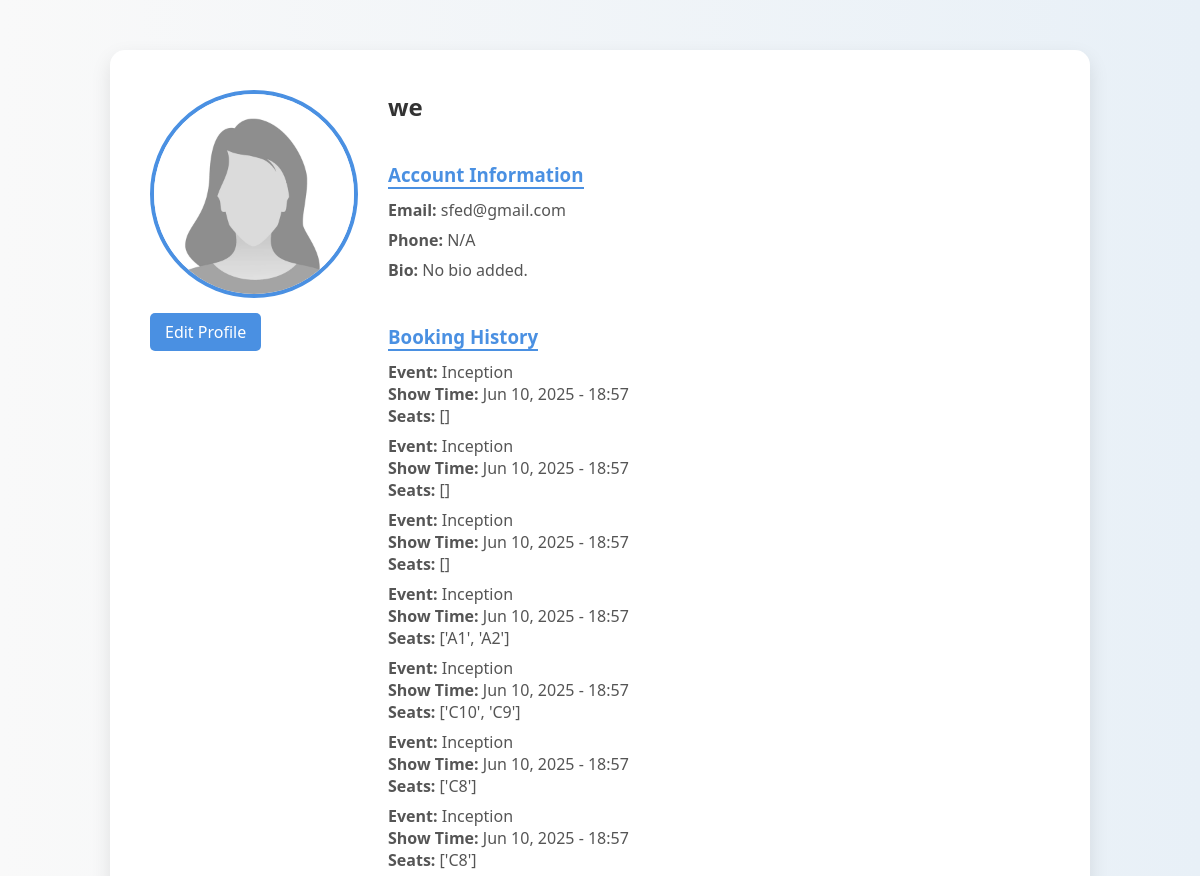
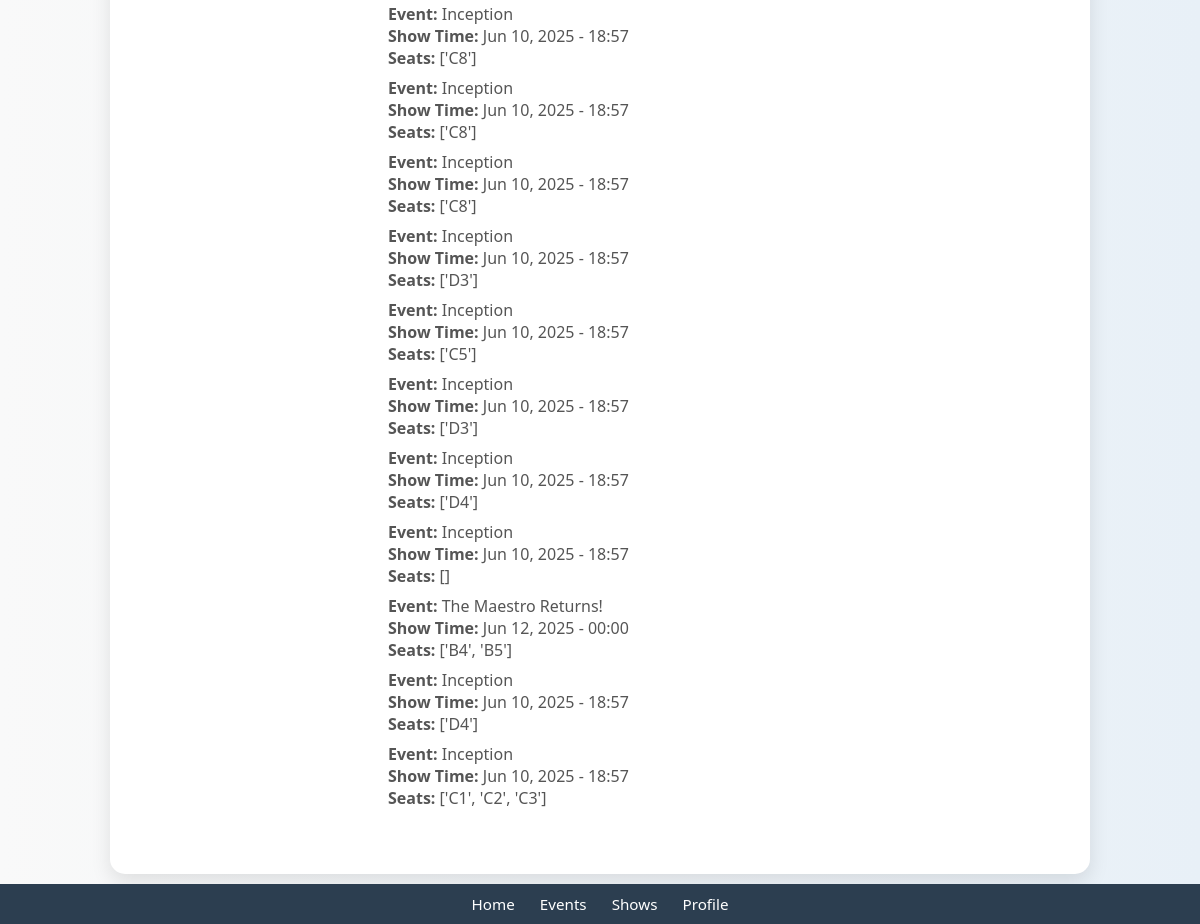
Page /profile/ (signed in) on the committed database (2 pictures, top to bottom).
### cinema/models.py (models this page shows, shortened)
class Booking(models.Model):
    user = models.ForeignKey(User, on_delete=models.CASCADE, related_name='bookings')
    show = models.ForeignKey(Show, on_delete=models.CASCADE)
    customer_name = models.CharField(max_length=100)
    seats_booked = models.JSONField()
    seat_names = models.TextField()
    total_price = models.DecimalField(max_digits=8, decimal_places=2,null=False)
    is_paid = models.BooleanField(default=False)

class Show(models.Model):
    event = models.ForeignKey(Event, on_delete=models.CASCADE)
    show_time = models.DateTimeField()
    total_seats = models.IntegerField(default=100)
    booked_seats = models.JSONField(default=list)
    price = models.DecimalField(max_digits=8, decimal_places=2, default=150.00)

class Event(models.Model):
    CATEGORY_CHOICES = [
        ('movie', 'Movie'),
        ('concert', 'Concert'),
        ('theater', 'Theater Play'),
        ('comedy', 'Comedy Show'),
    ]
    title = models.CharField(max_length=100)
    description = models.TextField()
    category = models.CharField(max_length=20, choices=CATEGORY_CHOICES, default='movie')
    date = models.DateField(null=True, blank=True)
    time = models.TimeField(null=True, blank=True)
    image = models.ImageField(upload_to='event_images/', blank=True, null=True)

### cinema/views.py (the view)
# urls.py: path('profile/', views.profile, name='profile'),
@login_required
def profile(request):
    bookings = request.user.bookings.select_related('show__event')
    return render(request, 'profile.html', {'booking_history': bookings})

### templates/profile.html (shortened to what this page needs)
{% load static %}
<!DOCTYPE html>
<html lang="en">
<head>
</head>
<body>
    <div class="profile-container">
        <div class="profile-pic">
            {% if profile.profile_picture %}
                <img src="{{ profile.profile.image.url }}" alt="Profile Picture">
            {% else %}
                <img src="{% static 'images/dummy.webp' %}" alt="No Profile Picture">
            {% endif %}
            <a href="{% url 'edit_profile' %}" class="edit-button">Edit Profile</a>
        </div>
        <div class="profile-details">
            <h2>{{ user.username }}</h2>
            <div class="section">
                <h3>Account Information</h3>
                <div class="detail-item"><strong>Email:</strong> {{ user.email }}</div>
                <div class="detail-item"><strong>Phone:</strong> {{ profile.phone|default:"N/A" }}</div>
                <div class="detail-item"><strong>Bio:</strong> {{ profile.bio|default:"No bio added." }}</div>
            </div>
            <div class="section">
                <h3>Booking History</h3>
                {% if booking_history %}
                    {% for booking in booking_history %}
                        <div class="detail-item">
                            <strong>Event:</strong> {{ booking.show.event.title }} <br>
                            <strong>Show Time:</strong> {{ booking.show.show_time|date:"M d, Y - H:i" }} <br>
                            <strong>Seats:</strong> {{ booking.seats_booked }}
                        </div>
                    {% endfor %}
                {% else %}
                    <div class="detail-item">No bookings yet.</div>
                {% endif %}
            </div>
        </div>
    </div>
    <footer>
        <nav>
            <a href="{% url 'home' %}">Home</a>
            <a href="{% url 'all_events' %}">Events</a>
            <a href="{% url 'all_shows' %}">Shows</a>
            <a href="{% url 'profile' %}">Profile</a>
        </nav>
    </footer>
</body>
</html>

### templates/profile.html (style rules this page uses)
body { font-family: 'Segoe UI', sans-serif; background: linear-gradient(to right, #f9f9f9, #e8f0f7); margin: 0; padding: 0; }
.profile-container { max-width: 900px; margin: 50px auto; background: white; padding: 40px; border-radius: 15px; box-shadow: 0 8px 20px rgba(0,0,0,0.1); display: flex; gap: 30px; align-items: flex-start; }
.profile-pic { flex: 0 0 200px; }
.profile-pic img { width: 200px; height: 200px; border-radius: 50%; object-fit: cover; border: 4px solid #4a90e2; }
.profile-details { flex: 1; }
h2 { color: #333; margin-top: 0; }
.section { margin-bottom: 25px; }
.section h3 { color: #4a90e2; margin-bottom: 10px; border-bottom: 2px solid #4a90e2; display: inline-block; }
.detail-item { margin-bottom: 8px; color: #555; }
.edit-button { display: inline-block; padding: 8px 15px; background-color: #4a90e2; color: white; text-decoration: none; border-radius: 5px; margin-top: 10px; }
footer { position: fixed; bottom: 0; width: 100%; background-color: #2c3e50; color: white; padding: 10px 0; }
footer nav { display: flex; justify-content: center; gap: 25px; }
footer nav a { color: white; text-decoration: none; font-size: 0.95em; }

### rows in the picture
Booking: show.event "Inception", show.show_time "Jun 10, 2025 - 18:57", seats_booked "[]"
Booking: show.event "Inception", show.show_time "Jun 10, 2025 - 18:57", seats_booked "[]"
Booking: show.event "Inception", show.show_time "Jun 10, 2025 - 18:57", seats_booked "[]"
Booking: show.event "Inception", show.show_time "Jun 10, 2025 - 18:57", seats_booked "['A1', 'A2']"
Booking: show.event "Inception", show.show_time "Jun 10, 2025 - 18:57", seats_booked "['C10', 'C9']"
Booking: show.event "Inception", show.show_time "Jun 10, 2025 - 18:57", seats_booked "['C8']"
Booking: show.event "Inception", show.show_time "Jun 10, 2025 - 18:57", seats_booked "['C8']"
Booking: show.event "Inception", show.show_time "Jun 10, 2025 - 18:57", seats_booked "['C8']"
Booking: show.event "Inception", show.show_time "Jun 10, 2025 - 18:57", seats_booked "['C8']"
Booking: show.event "Inception", show.show_time "Jun 10, 2025 - 18:57", seats_booked "['C8']"
Booking: show.event "Inception", show.show_time "Jun 10, 2025 - 18:57", seats_booked "['D3']"
Booking: show.event "Inception", show.show_time "Jun 10, 2025 - 18:57", seats_booked "['C5']"
Booking: show.event "Inception", show.show_time "Jun 10, 2025 - 18:57", seats_booked "['D3']"
Booking: show.event "Inception", show.show_time "Jun 10, 2025 - 18:57", seats_booked "['D4']"
Booking: show.event "Inception", show.show_time "Jun 10, 2025 - 18:57", seats_booked "[]"
Booking: show.event "The Maestro Returns!", show.show_time "Jun 12, 2025 - 00:00", seats_booked "['B4', 'B5']"
Booking: show.event "Inception", show.show_time "Jun 10, 2025 - 18:57", seats_booked "['D4']"
Booking: show.event "Inception", show.show_time "Jun 10, 2025 - 18:57", seats_booked "['C1', 'C2', 'C3']"

### other values in the picture
{{ user.username }} "we"
{{ user.email }} "sfed@gmail.com"
{{ profile.phone|default:"N/A" }} "N/A"
{{ profile.bio|default:"No bio added." }} "No bio added."
